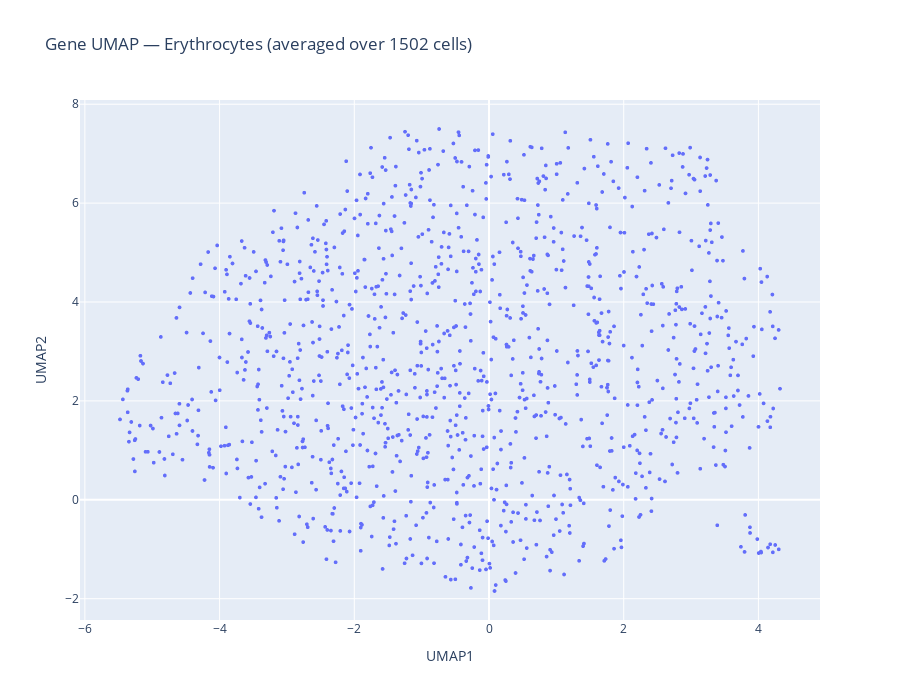

Notebook code for this chart:
### Markdown cell above
## 5. Sanity Check — UMAP of Average Gene Embeddings (Erythrocytes)

### Code cell
import plotly.express as px
import pandas as pd

avg_embs = embs.average_gene_embeddings()

selected_celltype = "Erythrocytes"
gene_adata = sc.AnnData(X=avg_embs[selected_celltype])
gene_adata.obs["gene"] = embs.gene_names

sc.pp.neighbors(gene_adata, use_rep="X")
sc.tl.umap(gene_adata)

umap_df = pd.DataFrame(gene_adata.obsm["X_umap"], columns=["UMAP1", "UMAP2"])
umap_df["gene"] = embs.gene_names

fig = px.scatter(
    umap_df, x="UMAP1", y="UMAP2",
    hover_name="gene",
    title=f"Gene UMAP — {selected_celltype} (averaged over {(embs.cell_types == selected_celltype).sum()} cells)",
    width=900, height=700,
)
fig.update_traces(marker_size=4)
fig.show()

### Figure 1 — Plotly figure (JSON) as saved in the notebook; plotly's stock layout.template omitted (floating-point values rounded to 4 significant figures; data arrays with more than 128 entries replaced by an {"elided": "..."} marker saying what was removed)
{"data": [{"hovertemplate": "<b>%{hovertext}</b><br><br>UMAP1=%{x}<br>UMAP2=%{y}<extra></extra>", "hovertext": {"elided": "1173 str values"}, "legendgroup": "", "marker": {"color": "#636efa", "size": 4, "symbol": "circle"}, "mode": "markers", "name": "", "showlegend": false, "type": "scattergl", "x": {"elided": "1173 float values"}, "xaxis": "x", "y": {"elided": "1173 float values"}, "yaxis": "y"}], "layout": {"height": 700, "legend": {"tracegroupgap": 0}, "title": {"text": "Gene UMAP — Erythrocytes (averaged over 1502 cells)"}, "width": 900, "xaxis": {"anchor": "y", "domain": [0, 1], "title": {"text": "UMAP1"}}, "yaxis": {"anchor": "x", "domain": [0, 1], "title": {"text": "UMAP2"}}}}
